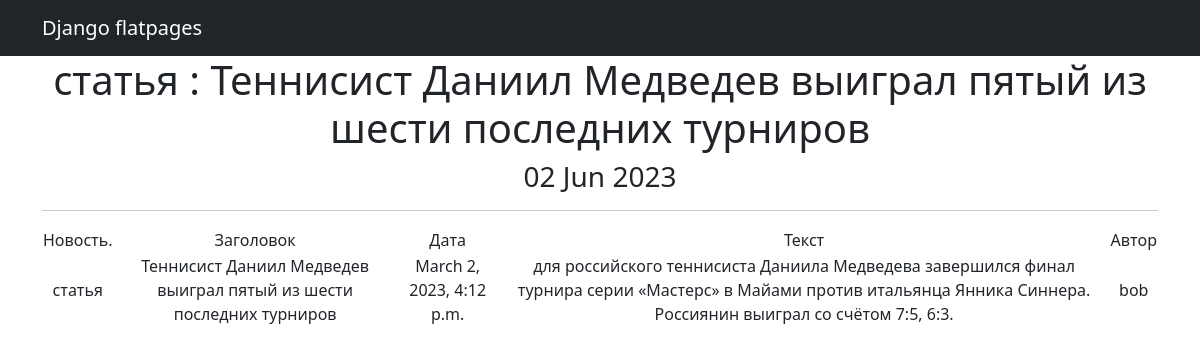
The page /articles/2 on the database its author committed.
### news/models.py (models this page shows, shortened)
class Post(models.Model):
    author = models.ForeignKey(Author, on_delete=models.CASCADE)
    content_type = models.CharField(max_length=256, choices=ContentType.choices)
    data = models.DateTimeField(auto_now_add=True)
    content_header = models.CharField(max_length=256)
    content_text = models.CharField(max_length=5000)
    content_rating = models.IntegerField(default=0)
    category = models.ManyToManyField(Category, through='PostCategory')
    def __str__(self):
        return f' {self.content_type} : {self.content_header}'

class Author(models.Model):
    user = models.OneToOneField(User, on_delete=models.CASCADE)
    rating = models.IntegerField(default=0)
    def __str__(self):
        return self.user.username

### news/views.py (the view)
# urls.py: path('<int:pk>', PostDetail.as_view(), name='post_details'),
class PostDetail(DetailView):
    model = Post
    template_name = 'news/post_details.html'
    context_object_name = 'posts'
    def get_context_data(self, **kwargs):
        context = super().get_context_data(**kwargs)
        context['time_now'] = datetime.utcnow()
        return context

### templates/news/post_details.html (shortened to what this page needs)
{% extends 'flatpages/default.html' %}
{% block content %}
<h1>{{ posts}}</h1>
    <h3>{{ time_now|date:'d M Y' }}</h3>
    <hr>
       <table>
           <tr>
               <td>Новость.</td>
               <td>Заголовок</td>
               <td>Дата</td>
               <td>Текст</td>
               <td>Автор</td>
           </tr>
           <tr>
               <td>{{ posts.content_type }}</td>
               <td>{{ posts.content_header }}</td>
               <td>{{ posts.data }}</td>
               <td>{{ posts.content_text}}</td>
               <td>{{ posts.author}}</td>
           </tr>
       </table>
{% endblock content %}

### rows shown on the page
Post: content_type+content_header "статья : Теннисист Даниил Медведев выиграл пятый из шести последних турниров", content_type "статья", content_header "Теннисист Даниил Медведев выиграл пятый из шести последних турниров", data "March 2, 2023, 4:12 p.m.", content_text "для российского теннисиста Даниила Медведева завершился финал турнира серии «Мастерс» в Майами против итальянца Янника Синнера. Россиянин выиграл со счётом 7:5, 6:3.", author "bob"

### other values the page prints
{{ time_now|date:'d M Y' }} "02 Jun 2023"
